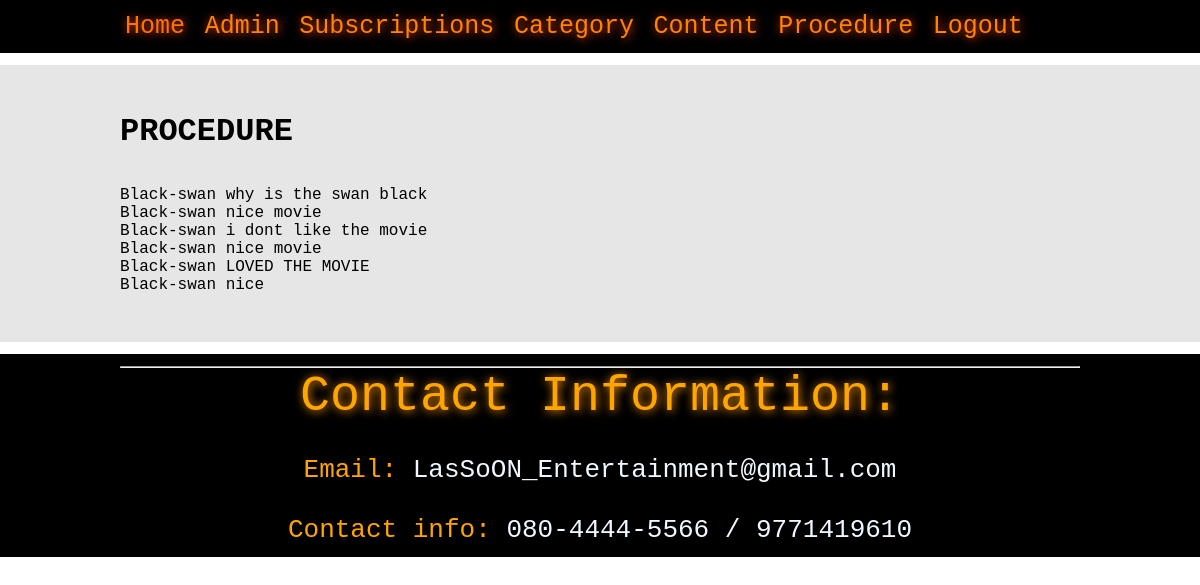
The page /admin/procedure.php (signed in) on the database its author committed.
### tables this page shows
CREATE TABLE `review` (
  `id` int(11) NOT NULL,
  `likes` int(11) DEFAULT NULL,
  `dislikes` int(11) DEFAULT NULL,
  `review` varchar(255) DEFAULT NULL,
  `movie_id` int(11) DEFAULT NULL,
  `user_id` int(11) DEFAULT NULL
);

CREATE TABLE `movies` (
  `id` int(11) NOT NULL,
  `age_req` varchar(10) DEFAULT NULL,
  `genre` int(11) DEFAULT NULL,
  `description` varchar(255) DEFAULT NULL,
  `revenue` int(11) DEFAULT NULL,
  `title` varchar(100) DEFAULT NULL,
  `image_name` varchar(255) DEFAULT NULL,
  `actor` varchar(100) DEFAULT NULL,
  `producer` varchar(100) DEFAULT NULL,
  `director` varchar(100) DEFAULT NULL,
  `featured` varchar(10) DEFAULT NULL,
  `active` varchar(10) DEFAULT NULL
);

### admin/procedure.php (the view, shortened to what this page needs)
<?php include('./partials/menu.php'); ?>
<div class="main-content">
        <div class="wrapper">
            <h1>PROCEDURE</h1>
                <br><br>
                    <?php
                        $sql4 = "CALL getmovies_review('Black-swan');";
                        $res4 = mysqli_query($conn, $sql4);
                        while($row4 = mysqli_fetch_assoc($res4))
                        {
                            echo"{$row4['title']} \t {$row4['review']}<br>";
                        }
                    ?>
            </div>
        </div>
<?php include('./partials/footer.php'); ?>

### admin/partials/menu.php (shortened to what this page needs)
<html>
    <head>
        <link rel="stylesheet" href="../css/admin.css">
    </head>
    <body>
    <div class="menu">
        <div class="wrapper">
            <ul class="navbar">
                <li><a href="index.php" class="active">Home</a></li>
                <li><a href="manage-admin.php">Admin</a></li>
                <li><a href="manage-sub.php">Subscriptions</a></li>
                <li><a href="manage-category.php" >Category</a></li>
                <li><a href="manage-content.php">Content</a></li>
                <li><a href="procedure.php">Procedure</a></li>
                <li><a href="logout.php">Logout</a></li>
            </ul>
        </div>
    </div>

### admin/partials/footer.php
<div class="footer">
        <div class="wrapper">
                <hr>
                <h11 class="motiv">Contact Information:</h11><br><br>
                <label class="motiv2">Email: </label>
                <a class="motiv3" href="" class="contactlink">LasSoON_Entertainment@gmail.com</a><br><br>
                <label class="motiv2">Contact info: </label>
                <a class="motiv3" href="" class="contactlink">080-4444-5566 /  9771419610</a>
        </div>
    </div>
    </body>
</html>

### css/admin.css (style rules this page uses)
.wrapper { padding: 1%; width: 80%; margin: auto; }
* { margin: 0; padding: 0%; font-family: 'Courier New', Courier, monospace; }
.footer { color: orange; font-weight: 100; font-size: 26px; text-align: center; font-family: Georgia, 'Times New Roman', Times, serif; background-color: rgb(0, 0, 0); text-decoration: none; }
.motiv3 { text-decoration: none; color: aliceblue; }
.menu { background-color: black; }
.navbar { display: inline-block; }
.navbar li { display: inline-block; font-size: 25px; font-family:'Franklin Gothic Medium', 'Arial Narrow', Arial, sans-serif; }
.navbar li a { color: rgb(255, 132, 0); text-decoration: none; padding:5px; font-weight: 500; text-shadow: 1px 1px 10px rgb(255, 72, 0); }
.navbar li a:hover, .navbar li a.active { transition: 0.25s; transform: scale(1.08); color: rgb(255, 115, 0); }
.main-content { margin: 1% 0; background-color: rgb(230, 230, 230); padding: 3% 0; }
.motiv { font-size: 50px; text-align: center; font-family: monospace; color: orange; font-weight: 500; text-shadow: 1px 1px 10px rgb(255, 150, 0); }

### rows shown on the page
review: movie.title "Black-swan", review "why is the swan black"
review: movie.title "Black-swan", review "nice movie"
review: movie.title "Black-swan", review "i dont like the movie"
review: movie.title "Black-swan", review "nice movie"
review: movie.title "Black-swan", review "LOVED THE MOVIE"
review: movie.title "Black-swan", review "nice"
